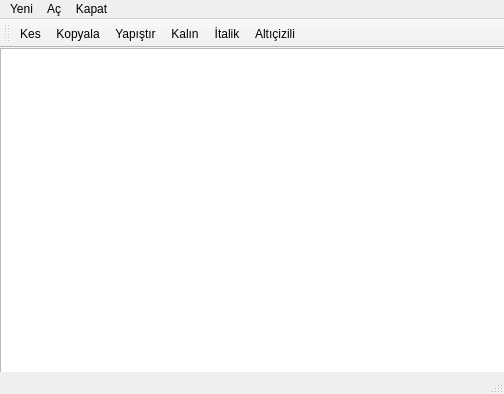
<?xml version="1.0" encoding="UTF-8"?>
<ui version="4.0">
 <class>MainWindow</class>
 <widget class="QMainWindow" name="MainWindow">
  <property name="geometry">
   <rect>
    <x>0</x>
    <y>0</y>
    <width>504</width>
    <height>394</height>
   </rect>
  </property>
  <property name="windowTitle">
   <string>MainWindow</string>
  </property>
  <widget class="QWidget" name="centralwidget">
   <widget class="QLabel" name="label">
    <property name="geometry">
     <rect>
      <x>110</x>
      <y>110</y>
      <width>151</width>
      <height>141</height>
     </rect>
    </property>
    <property name="text">
     <string/>
    </property>
   </widget>
   <widget class="QTextEdit" name="textEdit">
    <property name="geometry">
     <rect>
      <x>0</x>
      <y>0</y>
      <width>1181</width>
      <height>851</height>
     </rect>
    </property>
   </widget>
  </widget>
  <widget class="QMenuBar" name="menubar">
   <property name="geometry">
    <rect>
     <x>0</x>
     <y>0</y>
     <width>504</width>
     <height>26</height>
    </rect>
   </property>
   <widget class="QMenu" name="menuYeni">
    <property name="title">
     <string>Yeni</string>
    </property>
    <addaction name="actionYeni"/>
    <addaction name="actionA"/>
    <addaction name="actionKaydet"/>
   </widget>
   <widget class="QMenu" name="menuA">
    <property name="title">
     <string>Aç</string>
    </property>
   </widget>
   <widget class="QMenu" name="menuKapat">
    <property name="title">
     <string>Kapat</string>
    </property>
   </widget>
   <addaction name="menuYeni"/>
   <addaction name="menuA"/>
   <addaction name="menuKapat"/>
  </widget>
  <widget class="QStatusBar" name="statusbar"/>
  <widget class="QToolBar" name="toolBar">
   <property name="windowTitle">
    <string>toolBar</string>
   </property>
   <attribute name="toolBarArea">
    <enum>TopToolBarArea</enum>
   </attribute>
   <attribute name="toolBarBreak">
    <bool>false</bool>
   </attribute>
   <addaction name="actionKes"/>
   <addaction name="actionKopyala"/>
   <addaction name="actionYap_t_r"/>
   <addaction name="actionKal_n"/>
   <addaction name="action_talik"/>
   <addaction name="actionAlt_izili"/>
  </widget>
  <action name="actionKes">
   <property name="text">
    <string>Kes</string>
   </property>
   <property name="toolTip">
    <string>Kesme</string>
   </property>
   <property name="shortcut">
    <string>Ctrl+X</string>
   </property>
  </action>
  <action name="actionKopyala">
   <property name="text">
    <string>Kopyala</string>
   </property>
   <property name="toolTip">
    <string>Kopyala</string>
   </property>
   <property name="shortcut">
    <string>Ctrl+C</string>
   </property>
  </action>
  <action name="actionYap_t_r">
   <property name="text">
    <string>Yapıştır</string>
   </property>
   <property name="toolTip">
    <string>Yapıştır</string>
   </property>
   <property name="shortcut">
    <string>Ctrl+V</string>
   </property>
  </action>
  <action name="actionKal_n">
   <property name="text">
    <string>Kalın</string>
   </property>
   <property name="toolTip">
    <string>Kalın</string>
   </property>
   <property name="shortcut">
    <string>Ctrl+K</string>
   </property>
  </action>
  <action name="action_talik">
   <property name="text">
    <string>İtalik</string>
   </property>
   <property name="toolTip">
    <string>İtalik</string>
   </property>
  </action>
  <action name="actionAlt_izili">
   <property name="text">
    <string>Altıçizili</string>
   </property>
   <property name="toolTip">
    <string>Altıçizili</string>
   </property>
  </action>
  <action name="actionYeni">
   <property name="text">
    <string>Yeni</string>
   </property>
  </action>
  <action name="actionA">
   <property name="text">
    <string>Aç</string>
   </property>
  </action>
  <action name="actionKaydet">
   <property name="text">
    <string>Kaydet</string>
   </property>
  </action>
 </widget>
 <resources/>
 <connections/>
</ui>
